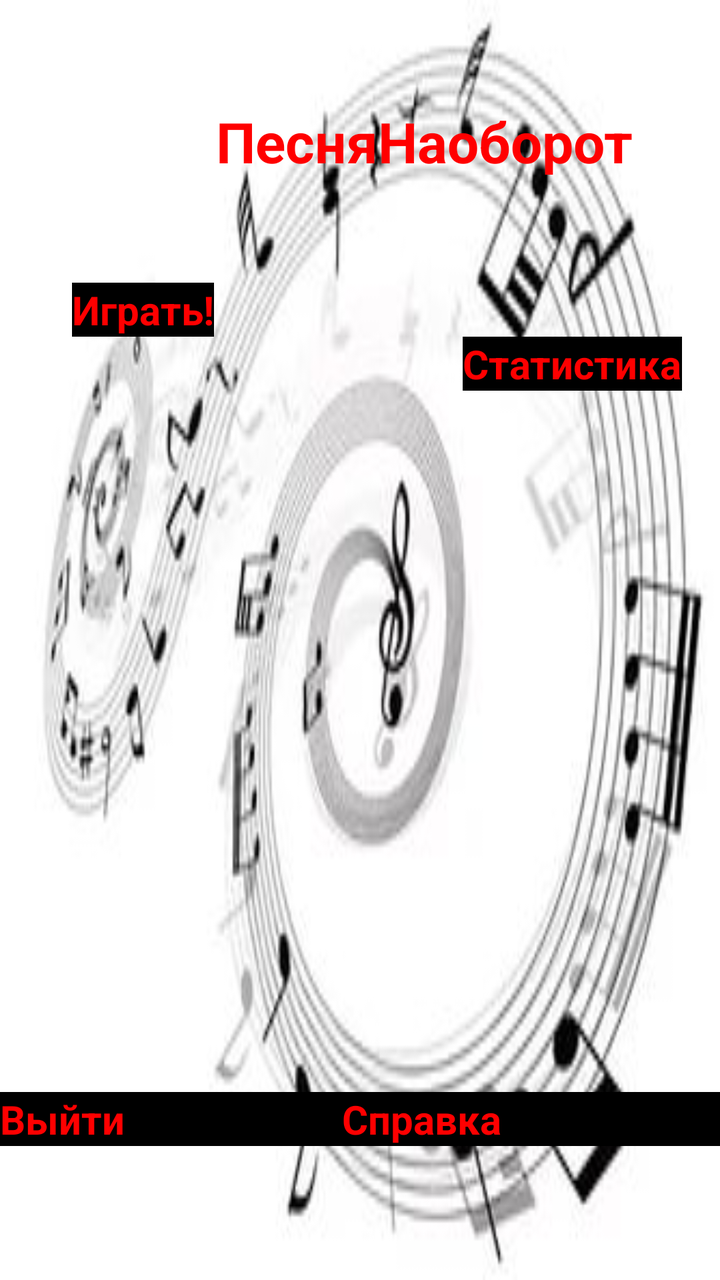
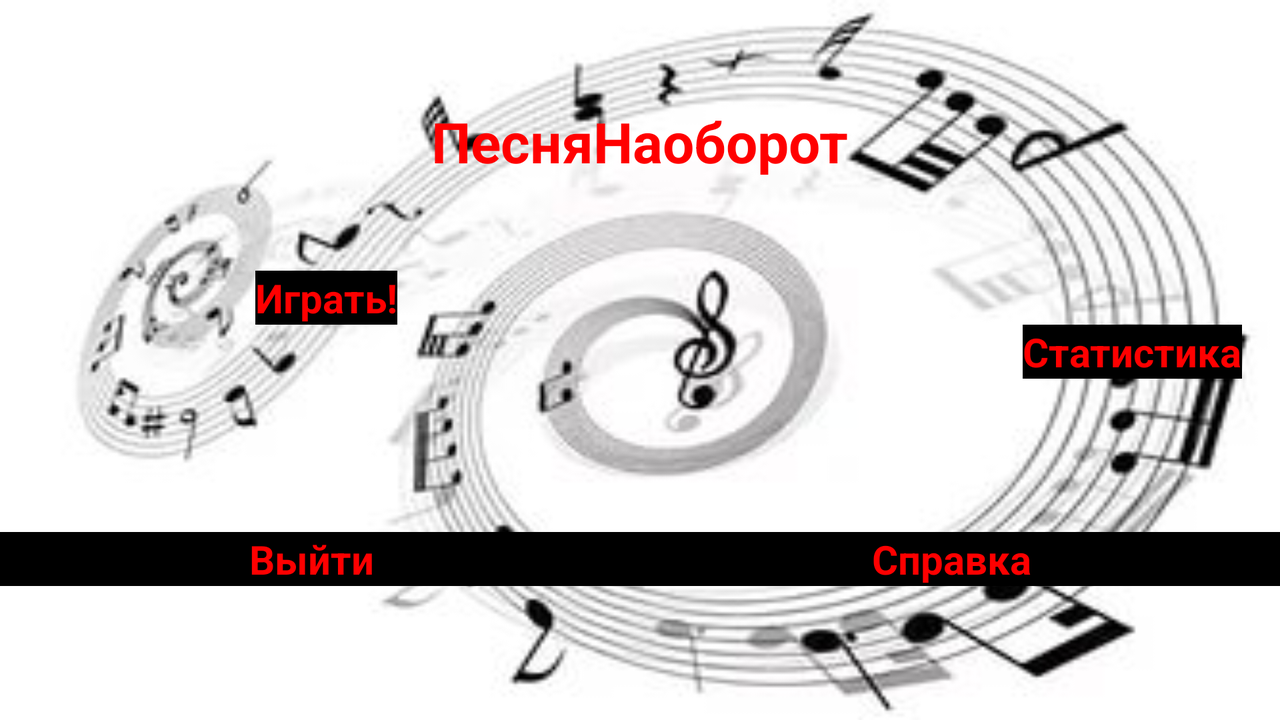

Compare how this app lays out the same screen by default and in its alternative resource folder. The renders come first, then the two layout files and the values they reference.
<!-- AndroidManifest.xml: application theme MyTheme -->
<!-- res/layout/main.xml -->
<RelativeLayout xmlns:android="http://schemas.android.com/apk/res/android"
    xmlns:tools="http://schemas.android.com/tools"
    android:layout_width="match_parent"
    android:layout_height="match_parent"
    tools:context="${relativePackage}.${activityClass}" >

    <TextView
        android:id="@+id/textView1"
        android:layout_width="wrap_content"
        android:layout_height="wrap_content"
        android:layout_alignParentLeft="true"
        android:layout_alignParentTop="true"
        android:layout_marginLeft="108dp"
        android:layout_marginTop="52dp"
        android:textSize="28sp"
        android:textColor="#FF0000"
        android:textStyle="bold"
        android:text="@string/hello_world" />

    <Button
        android:id="@+id/buttonPlay"
        style="@style/Buttons"
        android:layout_width="wrap_content"
        android:layout_height="wrap_content"
        android:layout_alignParentLeft="true"
        android:layout_below="@+id/textView1"
        android:layout_marginLeft="36dp"
        android:layout_marginTop="52dp"
        android:text="@string/play" />

    <Button
        android:id="@+id/buttonStat"
        style="@style/Buttons"
        android:layout_width="wrap_content"
        android:layout_height="wrap_content"
        android:layout_alignParentRight="true"
        android:layout_below="@+id/buttonPlay"
        android:layout_marginRight="19dp"
        android:text="@string/stat" />

    <LinearLayout
        android:layout_width="match_parent"
        android:layout_height="wrap_content"
        android:layout_alignParentBottom="true"
        android:layout_alignParentLeft="true" >

        <Button
            android:id="@+id/buttonExit"
            style="@style/Buttons"
            android:layout_width="wrap_content"
            android:layout_height="wrap_content"
            android:layout_weight="0.41"
            android:text="@string/exit" />

        <Button
            android:id="@+id/buttonInfo"
            style="@style/Buttons"
            android:layout_width="wrap_content"
            android:layout_height="wrap_content"
            android:layout_marginBottom="67dp"
            android:layout_weight="0.41"
            android:text="@string/help" />
    </LinearLayout>

</RelativeLayout>
<!-- resources referenced by this layout -->
<resources>
  <string name="exit">Выйти</string>
  <string name="hello_world">ПесняНаоборот</string>
  <string name="help">Справка</string>
  <string name="play">Играть!</string>
  <string name="stat">Статистика</string>
  <style name="Buttons">
          <item name="android:background">#000000</item>
          <item name="android:textSize">20sp</item>
          <item name="android:textStyle">bold</item>
          <item name="android:textColor">#FF0000</item>
      </style>
  <style name="MyTheme">
          <item name="android:windowNoTitle">true</item>
          <item name="android:windowBackground">@drawable/back</item>
      </style>
  <!-- drawable back: jpg bitmap (drawable, 14632 bytes) -->
</resources>
<!-- res/layout-land/main.xml (the repository's variant of the layout above) -->
<!-- drawn on the phone turned sideways -->
<RelativeLayout xmlns:android="http://schemas.android.com/apk/res/android"
    xmlns:tools="http://schemas.android.com/tools"
    android:layout_width="match_parent"
    android:layout_height="match_parent"
    tools:context="${relativePackage}.${activityClass}" >

    <Button
        android:id="@+id/buttonStat"
        style="@style/Buttons"
        android:layout_width="wrap_content"
        android:layout_height="wrap_content"
        android:layout_alignParentRight="true"
        android:layout_below="@+id/buttonPlay"
        android:layout_marginRight="19dp"
        android:text="@string/stat" />

    <LinearLayout
        android:layout_width="match_parent"
        android:layout_height="wrap_content"
        android:layout_alignParentBottom="true"
        android:layout_alignParentLeft="true" >

        <Button
            android:id="@+id/buttonExit"
            style="@style/Buttons"
            android:layout_width="wrap_content"
            android:layout_height="wrap_content"
            android:layout_weight="0.41"
            android:gravity="center"
            android:text="@string/exit" />

        <Button
            android:id="@+id/buttonInfo"
            style="@style/Buttons"
            android:layout_width="wrap_content"
            android:layout_height="wrap_content"
            android:layout_marginBottom="67dp"
            android:layout_weight="0.41"
            android:gravity="center"
            android:text="@string/help" />

    </LinearLayout>

    <TextView
        android:id="@+id/textView1"
        android:layout_width="wrap_content"
        android:layout_height="wrap_content"
        android:layout_alignParentTop="true"
        android:layout_centerHorizontal="true"
        android:layout_marginTop="52dp"
        android:text="@string/hello_world"
        android:textColor="#FF0000"
        android:textSize="28sp"
        android:textStyle="bold" />

    <Button
        android:id="@+id/buttonPlay"
        style="@style/Buttons"
        android:layout_width="wrap_content"
        android:layout_height="wrap_content"
        android:layout_below="@+id/textView1"
        android:layout_marginRight="17dp"
        android:layout_marginTop="46dp"
        android:layout_toLeftOf="@+id/textView1"
        android:text="@string/play" />

</RelativeLayout>
